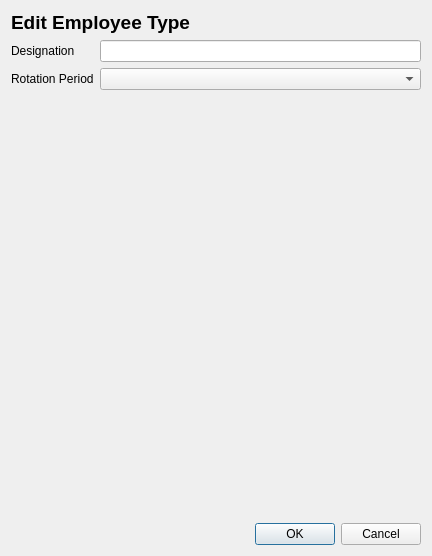
<?xml version="1.0" encoding="UTF-8"?>
<ui version="4.0">
 <class>Form</class>
 <widget class="QWidget" name="Form">
  <property name="geometry">
   <rect>
    <x>0</x>
    <y>0</y>
    <width>432</width>
    <height>556</height>
   </rect>
  </property>
  <property name="windowTitle">
   <string>Form</string>
  </property>
  <layout class="QVBoxLayout" name="verticalLayout">
   <item>
    <layout class="QVBoxLayout" name="editorLayout" stretch="0,1,0">
     <property name="sizeConstraint">
      <enum>QLayout::SetDefaultConstraint</enum>
     </property>
     <item>
      <widget class="QLabel" name="editorTitle">
       <property name="font">
        <font>
         <pointsize>14</pointsize>
         <weight>75</weight>
         <bold>true</bold>
        </font>
       </property>
       <property name="text">
        <string>Edit Employee Type</string>
       </property>
      </widget>
     </item>
     <item>
      <layout class="QFormLayout" name="userFormLayout">
       <item row="0" column="0">
        <widget class="QLabel" name="designationLabel">
         <property name="text">
          <string>Designation</string>
         </property>
        </widget>
       </item>
       <item row="0" column="1">
        <widget class="QLineEdit" name="designationEdit"/>
       </item>
       <item row="1" column="0">
        <widget class="QLabel" name="rotationLabel">
         <property name="text">
          <string>Rotation Period</string>
         </property>
        </widget>
       </item>
       <item row="1" column="1">
        <widget class="QComboBox" name="rotationBox"/>
       </item>
      </layout>
     </item>
     <item>
      <widget class="QDialogButtonBox" name="buttonBox">
       <property name="standardButtons">
        <set>QDialogButtonBox::Cancel|QDialogButtonBox::Ok</set>
       </property>
      </widget>
     </item>
    </layout>
   </item>
  </layout>
 </widget>
 <resources/>
 <connections/>
</ui>
